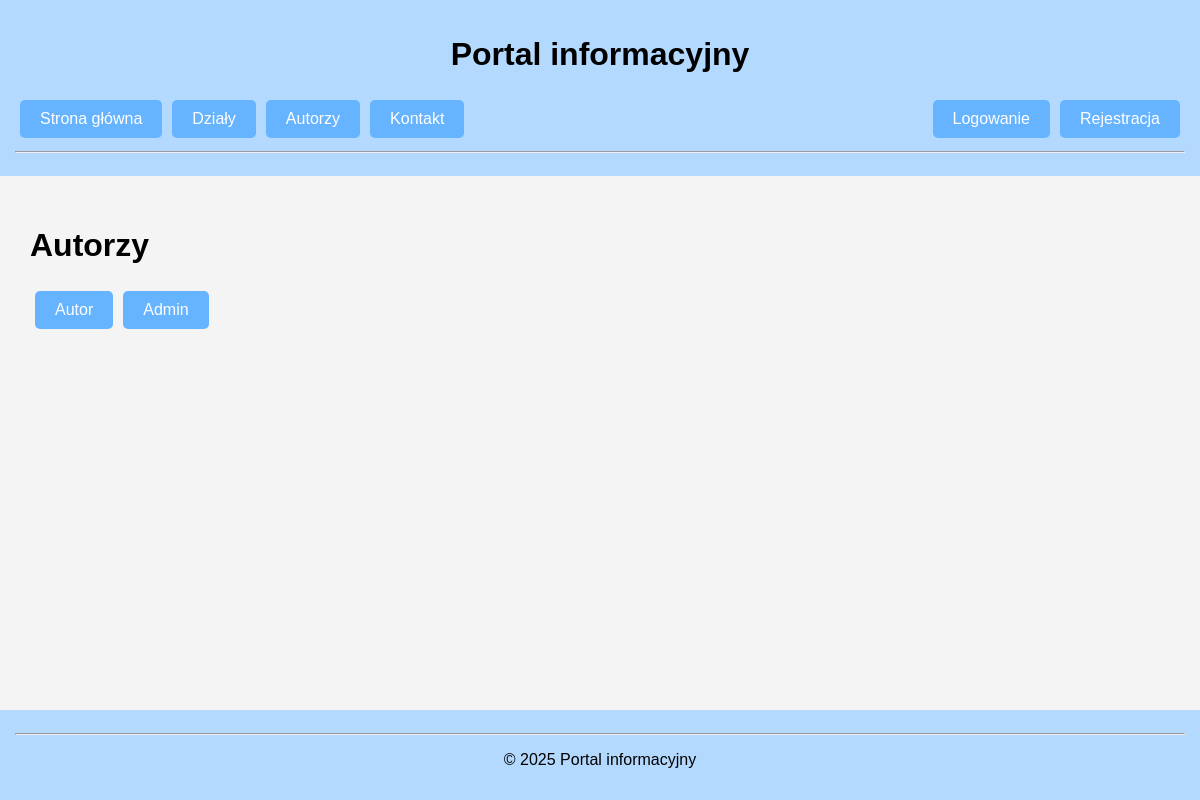
/autorzy.php, run on an earlier commit of the app's database.
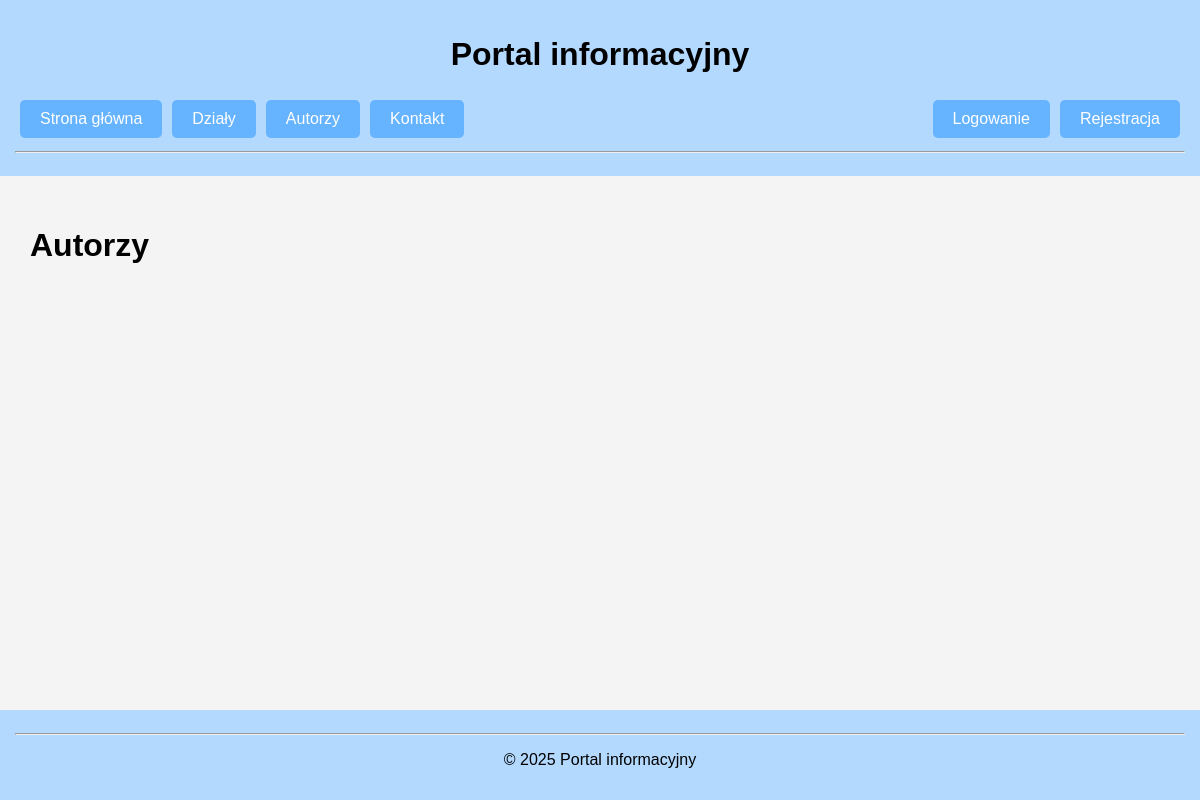
And on a later commit of the database.
### tables this page shows
CREATE TABLE IF NOT EXISTS uzytkownicy (
                             id INT AUTO_INCREMENT PRIMARY KEY,
                             login VARCHAR(100) UNIQUE NOT NULL,
                             haslo VARCHAR(255) NOT NULL,
                             email VARCHAR(255) UNIQUE NOT NULL ,
                             nazwa varchar(100) NOT NULL,
                             rola ENUM('admin', 'autor', 'uzytkownik') NOT NULL DEFAULT 'uzytkownik',
                             token VARCHAR(255) DEFAULT NULL
);

### public/autorzy.php (the view)
<?php
require_once "../db/db.php";
$stmt = $pdo->query("SELECT u.nazwa, u.id FROM uzytkownicy u WHERE u.rola = 'autor' or u.rola = 'admin'");
$autorzy = $stmt->fetchAll();
?>
<?php include ("../includes/header.php");?>
<h1>Autorzy</h1>
<ul>
    <?php foreach($autorzy as $a):?>
        <li>
            <a href="autor_artykuly.php?id=<?= $a['id']?>"><?=htmlspecialchars($a['nazwa']) ?></a>
        </li>
    <?php endforeach;?>
</ul>
<?php include ("../includes/footer.php");?>

### includes/header.php (shortened to what this page needs)
<!DOCTYPE html>
<html>
<head>
    <link rel="stylesheet" href="../public/style.css">
</head>
<body>
<header>
    <h1>Portal informacyjny</h1>
    <nav>
        <ul class="nav_left">
            <li><a href="../public/index.php">Strona główna</a></li>
            <li><a href="../public/dzialy.php">Działy</a></li>
            <li><a href="../public/autorzy.php">Autorzy</a></li>
            <li><a href="../public/kontakt.php">Kontakt</a></li>
        </ul>
        <ul class="nav_right">
        <?php if(isset($_SESSION['login']) && isset($_SESSION['nazwa']) && isset($_SESSION['rola'])): ?>
            <?php if($_SESSION['rola'] == 'admin'):?>
                <li><a href="../public/wiadomosci.php">Wiadomosci</li>
                <li><a href="../public/panel.php">Panel</a></li>
                <li><a href="../public/dodaj_artykul.php">Dodaj artykul</a></li>
            <?php elseif($_SESSION['rola'] == 'autor'):?>
                <li><a href="../public/wiadomosci.php">Wiadomosci</li>
                <li><a href="../public/dodaj_artykul.php">Dodaj artykul</a></li>
            <?php endif; ?>
                <li class="welcome">Witaj, <?= htmlspecialchars($_SESSION['nazwa'])?></li>
                <li><a href="../public/logout.php">Wyloguj</a> </li>
            <?php else: ?>
                <li><a href="../public/login.php">Logowanie</a></li>
                <li><a  href="../public/register.php">Rejestracja</a></li>
            <?php endif; ?>
        </ul>
    </nav>
    <hr>
</header>
<main>

### includes/footer.php
</main>
<footer>
    <hr>
    <p>&copy; <?= date('Y') ?> Portal informacyjny</p>
</footer>
</body>
</html><?php

### public/style.css (style rules this page uses)
body { min-height: 100vh; font-family: Arial, sans-serif; background-color: #f4f4f4; margin: 0; padding: 0; }
header, footer { background-color: #b3d9ff; padding: 15px; text-align: center; }
body { display: flex; flex-direction: column; }
main { margin: 30px; flex:1; }
nav { display: flex; justify-content: space-between; align-items: center; padding: 0; }
ul { display: flex; margin:0; padding: 0; }
.nav_left { justify-content: flex-start; }
.nav_right { justify-content: flex-end; }
li { width:fit-content; background-color: #66b3ff; padding: 10px 20px; margin: 5px; border-radius: 5px; list-style-type: none; transition: background-color 0.4s ease; }
a { color: #fff; text-decoration: none; }

What changed in the data, as far as the page shows it:
removed uzytkownicy: nazwa "Autor"
removed uzytkownicy: nazwa "Admin"
